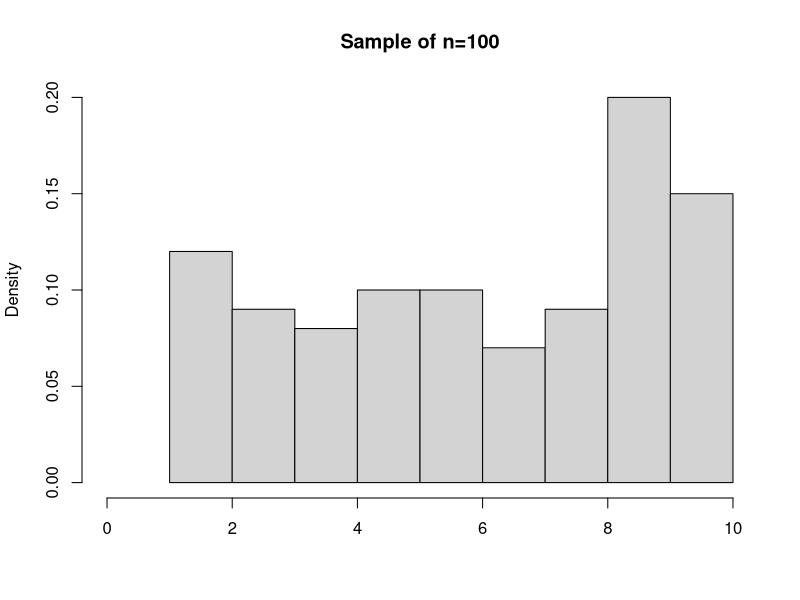
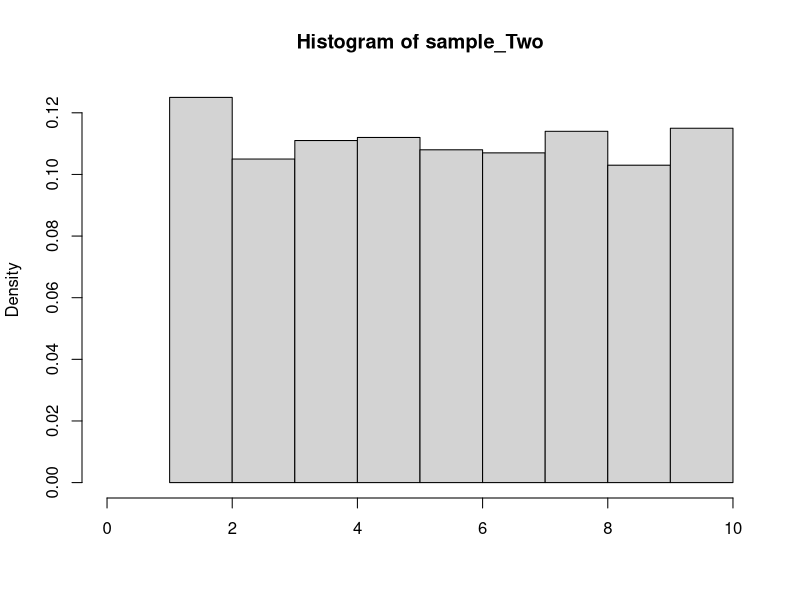
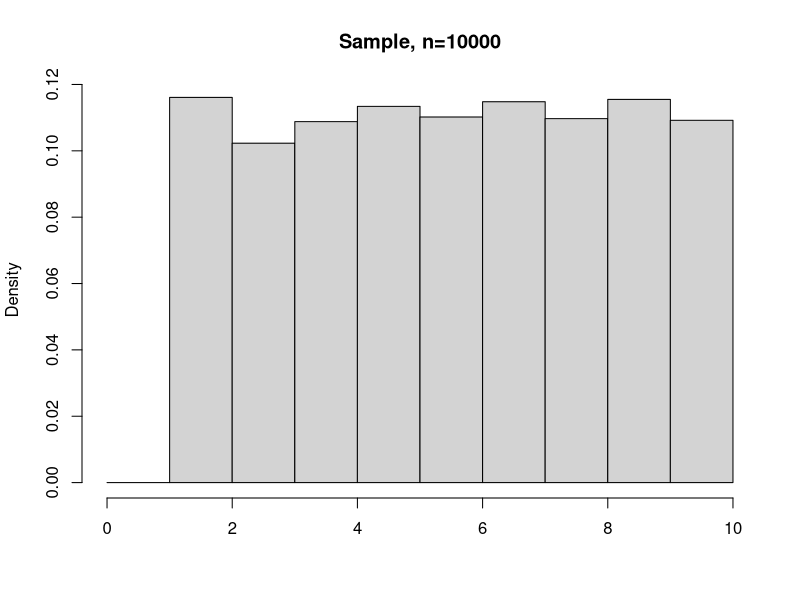

Reproduce these figures in R, in order.
#--------------------------------------------------------
# Marcel Poblet
# CSCI 3900C Data Science 
# Lab 2
# Dr. Spence
# September 8, 2016
#--------------------------------------------------------

# A.

# 1.
100 * pnorm(450, mean = 496, sd = 114)

# 2.
round(100 * pnorm(580, mean = 496, sd = 114))

# 3.
qnorm(.75, mean = 496, sd = 114)

# 4.
qnorm(.8, mean = 496, sd = 114)

# 5.
qnorm(.05, mean = 496, sd = 114, lower.tail = FALSE)

#====================================================================================
# B.

# 1.
set.seed(519)  # My Publix Store number!

sample <- runif(100, min = 1, max = 10)

# 2.
qunif(.25, min = 1, max = 10)

# 3.
quantile(sample, .25)

# 4.
hist(sample,xlim=c(0,10), freq = FALSE, xlab = "", main = "Sample of n=100")

# 5.
sample_Two <- runif(1000, min = 1, max = 10)

# 6.
quantile(sample_Two, .25)

# 7.
hist(sample_Two, xlim = c(0,10), freq = FALSE, xlab = "", Main = "Sampe of n=1000")

# 8.
sample_Three <- runif(10000, min = 1, max = 10)

# 9.
quantile(sample_Three, .25)

# 10.
hist(sample_Three,xlim=c(0,10), freq = FALSE, xlab="", main="Sample, n=10000",
     breaks=seq(0,10,by=1))

# 11.

# a. The samples stayed close to the same, and fluctuated near the theoretical uniform distribution. 
#    The larger the sample size, the closer the first quartile came to 3.25. 

# b. Aside from the first histogram having a larger 8 to 10 range, they all were similar in view.
#     each sample size increase had a histogram that became more uniform.

# c. The "Law of Large Numbers" is what occured on our samples. 
#    As our sample size increases, it will converge with the expected value of 3.25 for the first quartile and holds true for the other quartiles aswell.
